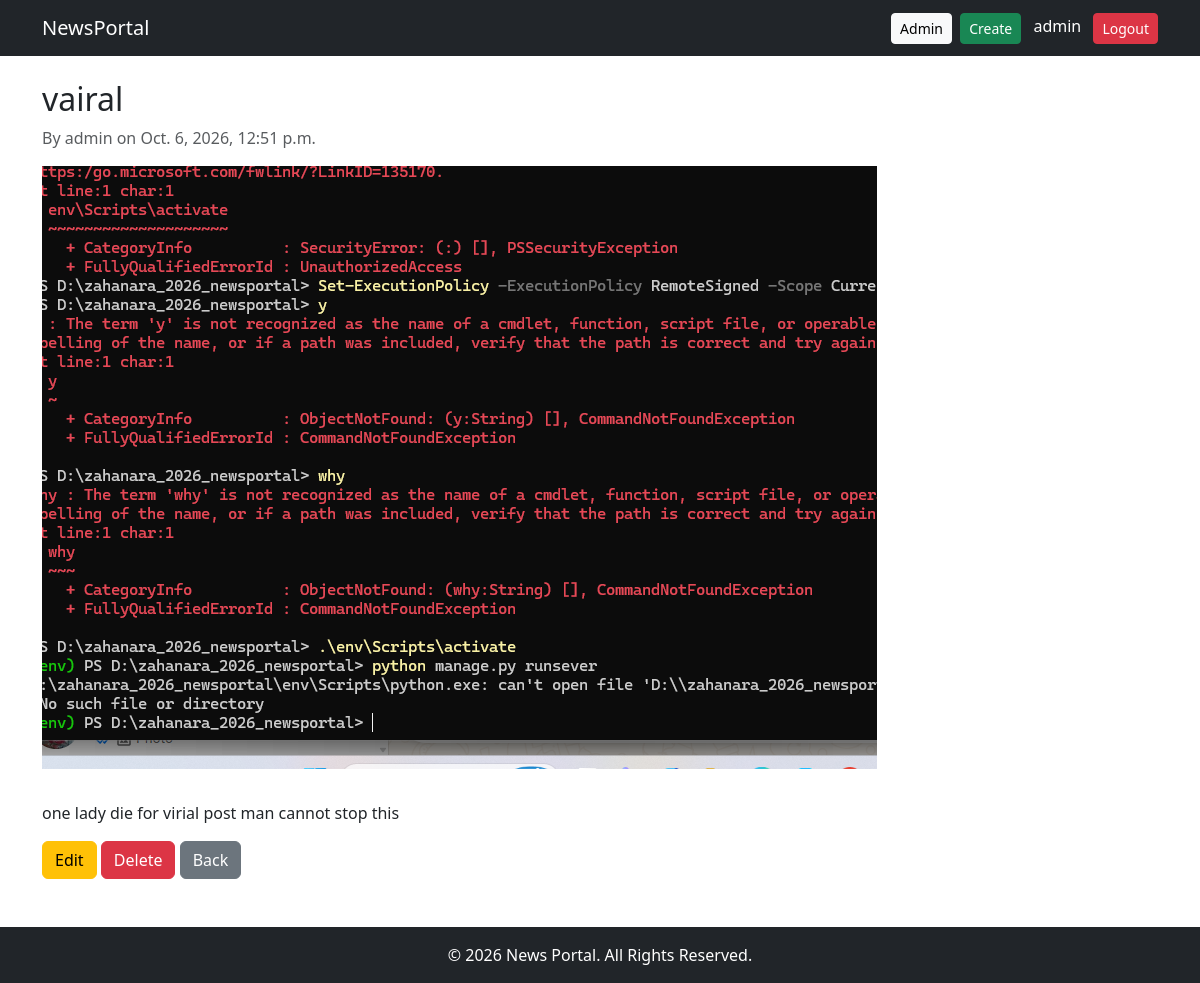
Screenshot of /news/2/ (signed in) with the database file from the repository.
### newsApp/models.py (models this page shows, shortened)
class News(models.Model):
    title = models.CharField(max_length=200)
    content = models.TextField()
    thumbnail = models.ImageField(upload_to='news_thumbnails/')
    published_date = models.DateTimeField(auto_now_add=True)
    author = models.ForeignKey(User, on_delete=models.CASCADE)
    class Meta:
        ordering = ['-published_date']
        verbose_name_plural = "News"

### newsApp/views.py (the view)
# urls.py: path('news/<int:pk>/', views.news_detail, name='news_detail'),
def news_detail(request, pk):
    news = get_object_or_404(News, pk=pk)
    return render(request, 'news_detail.html', {'news': news})

### templates/news_detail.html
{% extends 'master/base.html' %}
{% block content %}
<h2>{{ news.title }}</h2>
<p class="text-muted">By {{ news.author }} on {{ news.published_date }}</p>
{% if news.thumbnail %}<img src="{{ news.thumbnail.url }}" class="img-fluid mb-3">{% endif %}
<p>{{ news.content|linebreaks }}</p>
{% if user == news.author %}
  <a href="{% url 'news_update' news.pk %}" class="btn btn-warning">Edit</a>
  <a href="{% url 'news_delete' news.pk %}" class="btn btn-danger">Delete</a>
{% endif %}
<a href="{% url 'home' %}" class="btn btn-secondary">Back</a>
{% endblock %}

### templates/master/nav.html (shortened to what this page needs)
<nav class="navbar navbar-dark bg-dark navbar-expand-lg">
  <div class="container">
    <a class="navbar-brand" href="{% url 'home' %}">NewsPortal</a>
    <div class="ms-auto">
      <a href="/admin/" class="btn btn-sm btn-light">Admin</a>
      {% if user.is_authenticated %}
        <a href="{% url 'news_create' %}" class="btn btn-sm btn-success ms-1">Create</a>
        <span class="text-white mx-2">{{ user.username }}</span>
        <form action="{% url 'logout' %}" method="post" class="d-inline">
            <button type="submit" class="btn btn-sm btn-danger">Logout</button>
        </form>
      {% else %}
        <a href="{% url 'login' %}" class="btn btn-sm btn-primary ms-1">Login</a>
        <a href="{% url 'register' %}" class="btn btn-sm btn-warning ms-1">Register</a>
      {% endif %}
    </div>
  </div>
</nav>

### rows the page displays
News: title "vairal", author "admin", published_date "Oct. 6, 2026, 12:51 p.m.", thumbnail (picture), content "one lady die for virial post man cannot stop this"

### other values shown
{{ user.username }} "admin"
